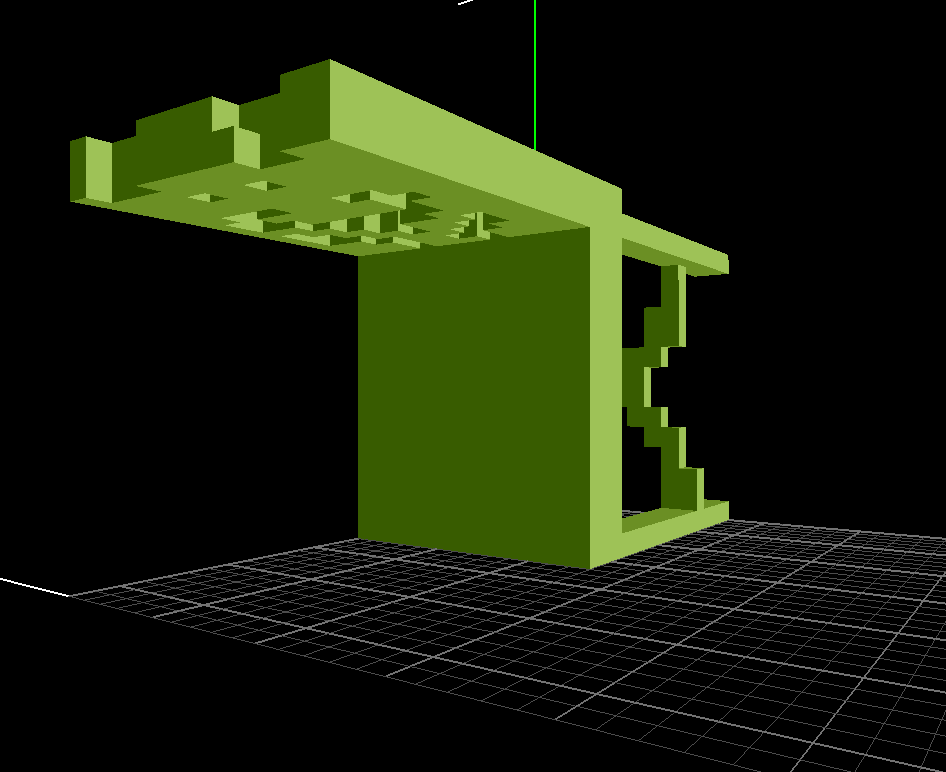
#> input picture tk3dv/extern/binvox/chair.png, 946 x 772 px
$ python resizeImage.py ../tk3dv/extern/binvox/chair.png
#> lines starting #> are read from the running program, lines starting #| are printed output that depends on the picture; long printed decimals are rounded
import cv2, math, sys, os

if __name__ == '__main__':
    ImFile = sys.argv[1]
    Image = cv2.imread(ImFile, -1)
#> Image is the input picture: shape (772, 946, 3) uint16; mean B, G, R 2475.2, 8171.9, 6064.8
    OutIm = Image
    Size = (224, 224) # W, H
    # [4 lines of commented-out code are left out]

    if Size is not None:
        # Check if the aspect ratios are the same
        OrigSize = Image.shape[:-1]
#> OrigSize = (772, 946)
        OrigAspectRatio = OrigSize[1] / OrigSize[0] # W / H
#> OrigAspectRatio = 1.23
        ReqAspectRatio = Size[0] / Size[1] # W / H # CAUTION: Be aware of flipped indices
        print(OrigAspectRatio)
#| 1.225
        print(ReqAspectRatio)
        if math.fabs(OrigAspectRatio-ReqAspectRatio) > 0.01:
            # Different aspect ratio detected. So we will be fitting the smallest of the two images into the larger one while centering it
            # After centering, we will crop and finally resize it to the request dimensions
            if ReqAspectRatio < OrigAspectRatio:
                NewSize = [OrigSize[0], int(OrigSize[0] * ReqAspectRatio)] # Keep height
#> NewSize = [772, 772]
                Center = int(OrigSize[1] / 2) - 1
#> Center = 472
                HalfSize = int(NewSize[1] / 2)
#> HalfSize = 386
                Image = Image[:, Center-HalfSize:Center+HalfSize, :]
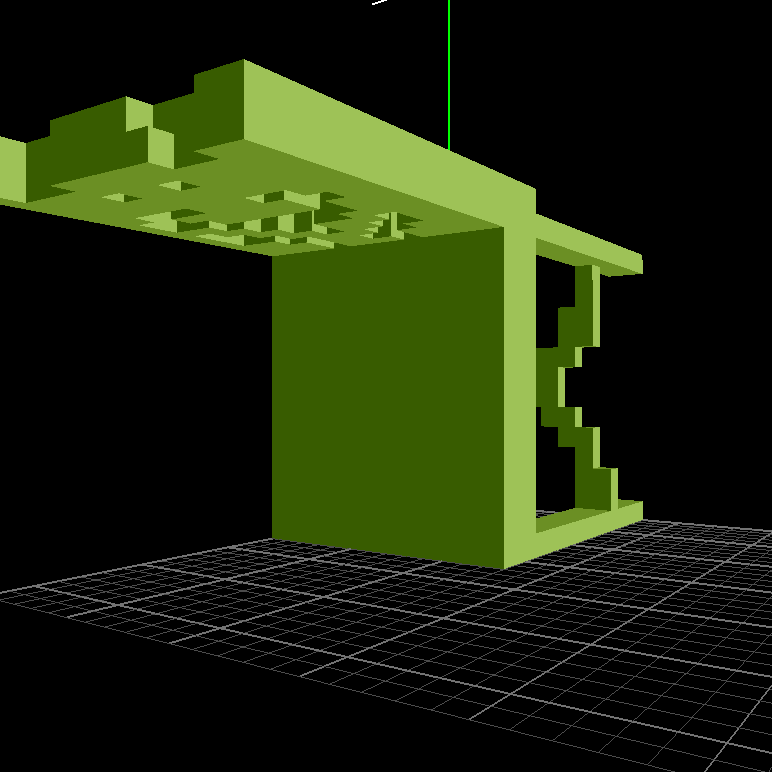
#> Image: shape (772, 772, 3) uint16; mean B, G, R 2864.6, 9804, 7238; drawn with min black and max white
            else:
                NewSize = [int(OrigSize[1] / ReqAspectRatio), OrigSize[1]] # Keep width
                Center = int(OrigSize[0] / 2) - 1
                HalfSize = int(NewSize[0] / 2)
                Image = Image[Center-HalfSize:Center+HalfSize, :, :]
        OutIm = cv2.resize(Image, dsize=Size, interpolation=cv2.INTER_CUBIC)
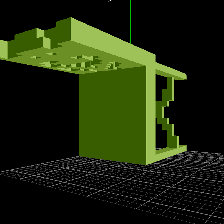
#> OutIm: shape (224, 224, 3) uint16; mean B, G, R 2950.7, 9899.2, 7322.4; drawn with min black and max white

    print('Output image size:', OutIm.shape)
#| Output image size: (224, 224, 3)
    cv2.imwrite('out.png', OutIm)
